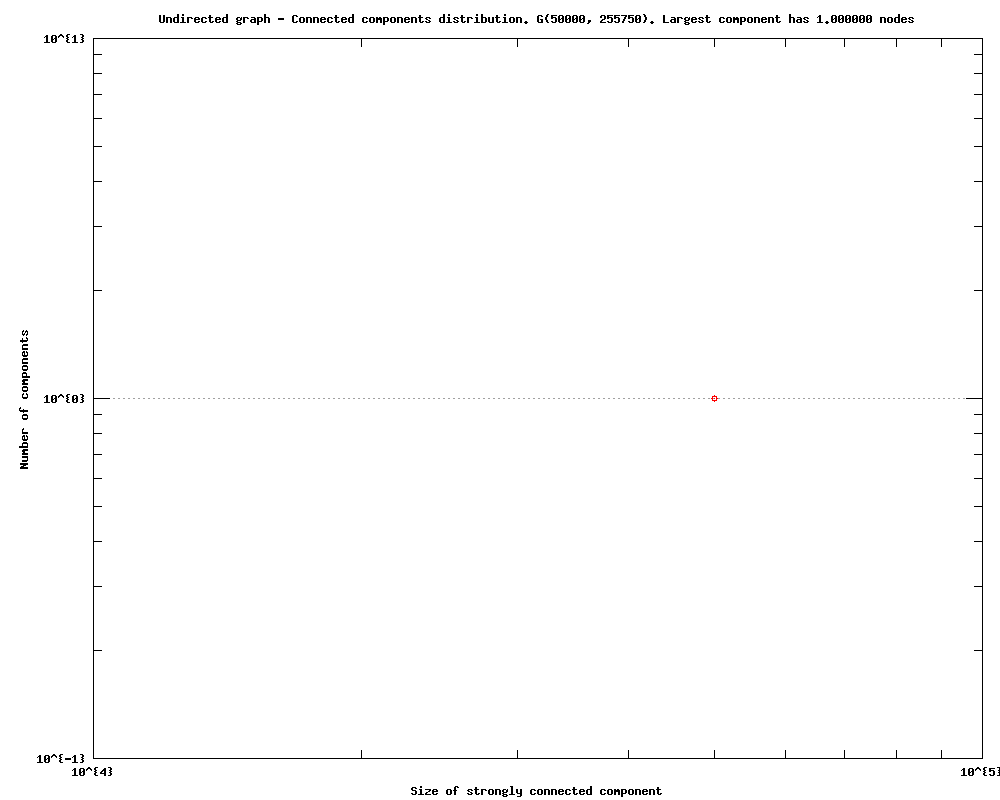

Source code (gnuplot):
#
# Undirected graph - Connected components distribution. G(50000, 255750). Largest component has 1.000000 nodes (Fri Sep 23 19:41:23 2016)
#

set title "Undirected graph - Connected components distribution. G(50000, 255750). Largest component has 1.000000 nodes"
set key bottom right
set logscale xy 10
set format x "10^{%L}"
set mxtics 10
set format y "10^{%L}"
set mytics 10
set grid
set xlabel "Size of strongly connected component"
set ylabel "Number of components"
set tics scale 2
set terminal png size 1000,800
set output 'scc.conn_components_plotsteam-sweden-sample.txt.png'
plot 	"scc.conn_components_plotsteam-sweden-sample.txt.tab" using 1:2 title "" with linespoints pt 6
